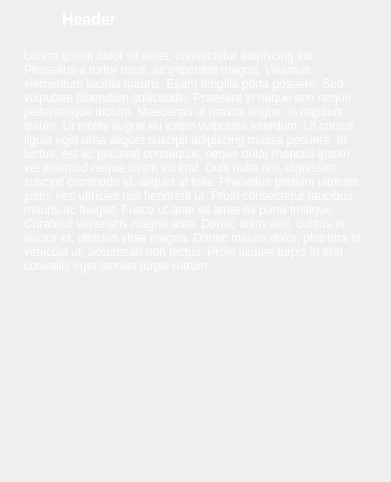
<?xml version="1.0" encoding="UTF-8"?>
<ui version="4.0">
 <class>CollectionItem</class>
 <widget class="QWidget" name="CollectionItem">
  <property name="geometry">
   <rect>
    <x>0</x>
    <y>0</y>
    <width>391</width>
    <height>482</height>
   </rect>
  </property>
  <property name="windowTitle">
   <string>Form</string>
  </property>
  <layout class="QGridLayout" name="gridLayout_3">
   <property name="leftMargin">
    <number>15</number>
   </property>
   <property name="topMargin">
    <number>3</number>
   </property>
   <property name="rightMargin">
    <number>15</number>
   </property>
   <property name="bottomMargin">
    <number>15</number>
   </property>
   <property name="horizontalSpacing">
    <number>0</number>
   </property>
   <property name="verticalSpacing">
    <number>5</number>
   </property>
   <item row="0" column="0">
    <layout class="QHBoxLayout" name="horizontalLayout" stretch="0,2">
     <property name="spacing">
      <number>15</number>
     </property>
     <item>
      <widget class="QLabel" name="icon">
       <property name="minimumSize">
        <size>
         <width>32</width>
         <height>32</height>
        </size>
       </property>
       <property name="maximumSize">
        <size>
         <width>32</width>
         <height>32</height>
        </size>
       </property>
       <property name="text">
        <string/>
       </property>
       <property name="pixmap">
        <pixmap>pardus_logo.png</pixmap>
       </property>
       <property name="scaledContents">
        <bool>true</bool>
       </property>
       <property name="alignment">
        <set>Qt::AlignCenter</set>
       </property>
      </widget>
     </item>
     <item>
      <widget class="QLabel" name="header">
       <property name="minimumSize">
        <size>
         <width>0</width>
         <height>32</height>
        </size>
       </property>
       <property name="maximumSize">
        <size>
         <width>16777215</width>
         <height>32</height>
        </size>
       </property>
       <property name="font">
        <font>
         <pointsize>12</pointsize>
         <weight>75</weight>
         <bold>true</bold>
        </font>
       </property>
       <property name="styleSheet">
        <string notr="true">color:white</string>
       </property>
       <property name="text">
        <string notr="true">Header</string>
       </property>
      </widget>
     </item>
    </layout>
   </item>
   <item row="1" column="0">
    <widget class="QScrollArea" name="container">
     <property name="sizePolicy">
      <sizepolicy hsizetype="Expanding" vsizetype="Ignored">
       <horstretch>0</horstretch>
       <verstretch>0</verstretch>
      </sizepolicy>
     </property>
     <property name="styleSheet">
      <string notr="true">background-color: rgba(0,0,0,0)</string>
     </property>
     <property name="frameShape">
      <enum>QFrame::NoFrame</enum>
     </property>
     <property name="widgetResizable">
      <bool>true</bool>
     </property>
     <widget class="QWidget" name="widget">
      <property name="geometry">
       <rect>
        <x>0</x>
        <y>0</y>
        <width>344</width>
        <height>274</height>
       </rect>
      </property>
      <layout class="QGridLayout" name="gridLayout">
       <item row="0" column="0">
        <widget class="QLabel" name="description">
         <property name="styleSheet">
          <string notr="true">color:white</string>
         </property>
         <property name="text">
          <string notr="true">Lorem ipsum dolor sit amet, consectetur adipiscing elit. Phasellus a tortor risus, ac imperdiet magna. Vivamus elementum lacinia mauris. Etiam fringilla porta posuere. Sed vulputate bibendum sollicitudin. Praesent in neque non neque pellentesque dictum. Maecenas ut massa augue, in dapibus ipsum. Ut mollis augue eu lorem vulputate interdum. Ut cursus ligula eget urna aliquet suscipit adipiscing massa posuere. In luctus, est ac placerat consequat, neque dolor rhoncus ipsum, vel euismod neque lorem eu erat. Duis nulla nisi, dignissim suscipit commodo id, aliquet at felis. Phasellus pretium ultricies justo, nec ultricies nisl hendrerit ut. Proin consectetur faucibus mauris ac feugiat. Fusce ut ante sit amet mi porta tristique. Curabitur venenatis magna ante. Donec diam velit, cursus in auctor et, ultricies vitae magna. Donec mauris dolor, pharetra id vehicula ut, accumsan non lectus. Proin aliquet turpis in erat convallis eget laoreet turpis rutrum.</string>
         </property>
         <property name="alignment">
          <set>Qt::AlignLeading|Qt::AlignLeft|Qt::AlignTop</set>
         </property>
         <property name="wordWrap">
          <bool>true</bool>
         </property>
        </widget>
       </item>
      </layout>
     </widget>
    </widget>
   </item>
  </layout>
 </widget>
 <resources/>
 <connections/>
</ui>
